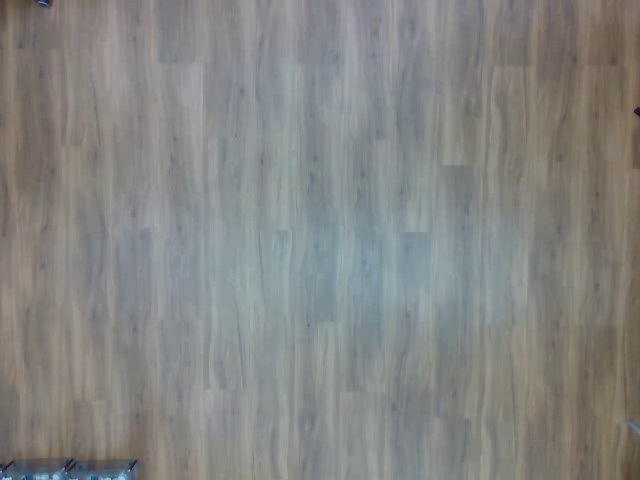
#> input picture frame 90 of Background.mp4, 640 x 480 px
$ python GrabCutTrainingDataGeneration.py
#> lines starting #> are read from the running program, lines starting #| are printed output that depends on the picture; pictures that were not available may be replaced by others from this repository, and a replacement may not be noted
### Functions.py
import numpy as np
import cv2
import alphashape as ash

def CHI(thresh, passes, cutoff):
    for i in range(1, passes):
        # Find contours of binary image
        contours, hierarchy = cv2.findContours(thresh, cv2.RETR_EXTERNAL, cv2.CHAIN_APPROX_SIMPLE)
        # Create hull array for convex hull points
        hull = []

        # Calculate points for each contour
        for i in range(len(contours)):
            # Creating convex hull object for each contour
            hull.append(cv2.convexHull(contours[i], False))

        # Create an empty black image
        drawing = np.zeros((thresh.shape[0], thresh.shape[1], 3), np.uint8)

        # Draw contours and hull points
        for i in range(len(contours)):
            color = (255, 255, 255)
            # Draw ith convex hull object and fill with white
            cv2.drawContours(drawing, hull, i, color, -1, 8)

        drawing = cv2.cvtColor(drawing, cv2.COLOR_BGR2GRAY)
        ref, thresh = cv2.threshold(drawing, cutoff, 255, cv2.THRESH_BINARY)

    return thresh, hull

def ArtFilt(img, min_size):
    # Find all your connected components
    nb_components, output, stats, centroids = cv2.connectedComponentsWithStats(img, connectivity=8)
    sizes = stats[1:, -1];
    nb_components = nb_components - 1

    # Result
    img2 = np.zeros((output.shape))
    # For every component in the image, you keep it only if it's above min_size
    for i in range(0, nb_components):
        if sizes[i] >= min_size:
            img2[output == i + 1] = 255

    return img2

# [46 lines left out: functions ConvexHull, dist_calc, not called in this run]

def GrabCut(hull, img, dframe):
    # Create empty matrix for adding the different detected objects
    template = np.zeros(np.shape(dframe))

    # For every object detected in the hull, create a bounding box around that hull and preform GrabCut on it
    # Then merge all these GrabCut results
    for object in hull:
        xlist = []
        ylist = []
        for point in object:
            xlist.append(point[0][0])
            ylist.append(point[0][1])

        x = min(xlist)
        y = min(ylist)
        w = max(xlist) - x
        h = max(ylist) - y
        rect = (x, y, w, h)
        mask = np.zeros(img.shape[:2], np.uint8)
        bgdModel = np.zeros((1, 65), np.float64)
        fgdModel = np.zeros((1, 65), np.float64)
        if w != 0 and h != 0:
            cv2.grabCut(img, mask, rect, bgdModel, fgdModel, 5, cv2.GC_INIT_WITH_RECT)
            mask2 = np.where((mask == 2) | (mask == 0), 0, 1).astype('uint8')
            frame = img * mask2[:, :, np.newaxis]
            grayFrame = cv2.cvtColor(frame, cv2.COLOR_BGR2GRAY)
            th, dframe = cv2.threshold(grayFrame, 1, 255, cv2.THRESH_BINARY)

            template = np.add(template, dframe)

    return template

# [132 lines left out: functions GrabCutPixel, ChannelSplit, RGBConvexHull, HullCombine, AlphaHull, not called in this run]

### GrabCutTrainingDataGeneration.py
import numpy as np
import cv2
from skimage import data, filters
import Functions as func

# Open Video
cap = cv2.VideoCapture("2.mp4")
bg = cv2.VideoCapture('Background.mp4')

frameWidth = int(cap.get(3))
frameHeight = int(cap.get(4))

rawOut = cv2.VideoWriter('raw.mp4', cv2.VideoWriter_fourcc('M','J','P','G'), 10, (frameWidth, frameHeight))
truthOut = cv2.VideoWriter('truth.mp4', cv2.VideoWriter_fourcc('M','J','P','G'), 10, (frameWidth, frameHeight))

# Randomly select 25 frames
frameIds = bg.get(cv2.CAP_PROP_FRAME_COUNT) * np.random.uniform(size=25)
# Store selected frames in an array
frames = []
for fid in frameIds:
    cap.set(cv2.CAP_PROP_POS_FRAMES, fid)
    ret, frame = bg.read()
    frames.append(frame)
#> this loop made 25 passes
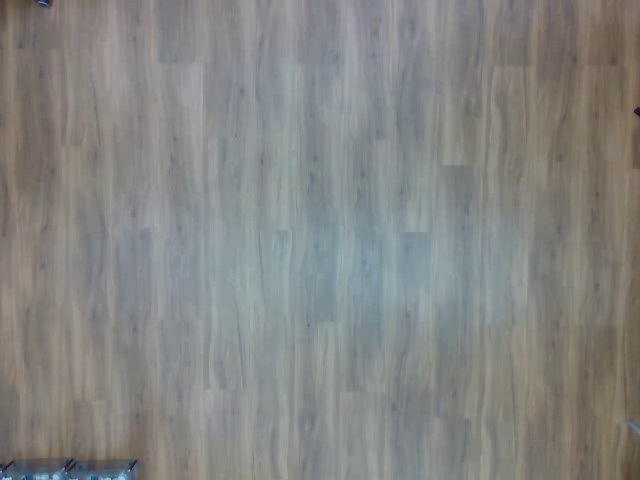
#> input picture frame 90 of Background.mp4, 640 x 480 px
#> after the loop, frames = 25 items

# Calculate the median along the time axis
medianFrame = np.median(frames, axis=0).astype(dtype=np.uint8)

# Reset frame number to 0
cap.set(cv2.CAP_PROP_POS_FRAMES, 0)

# Convert background to grayscale
grayMedianFrame = cv2.cvtColor(medianFrame, cv2.COLOR_BGR2GRAY)

# Loop over all frames
ret = True
while True:

  # Read frame
  ret, frame = cap.read()

  if ret:
    # Convert current frame to grayscale
    gframe = cv2.cvtColor(frame, cv2.COLOR_BGR2GRAY)
    # Calculate absolute difference of current frame and
    # the median frame
    dframe = cv2.absdiff(gframe, grayMedianFrame)
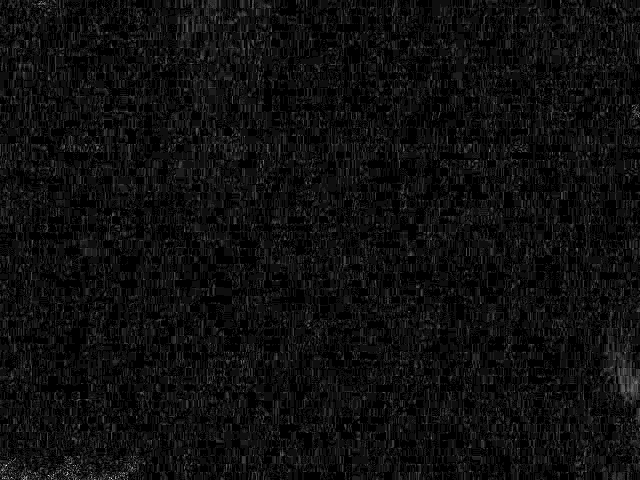
#> dframe: shape (480, 640); min 0, max 17, mean 0.962; drawn with min black and max white
    # Treshold to binarize
    th, dframe = cv2.threshold(dframe, 40, 255, cv2.THRESH_BINARY)
#> dframe: shape (480, 640); every value is 0
    # Do 2 passes to create a filled in convex hull of all moving objects
    hullframe, hull = func.CHI(dframe, 3, 50)
#> hull = []
    # Remove small artifacts created by the background subtraction
    noArtframe = func.ArtFilt(hullframe, 300)
#> in ArtFilt, `nb_components, output, stats, centroids = cv2.connectedComponentsWithS..`: output: shape (480, 640) int32; every value is 0
#> in ArtFilt, `nb_components, output, stats, centroids = cv2.connectedComponentsWithS..`: nb_components = 1; stats = [[0, 0, 640, 480, 307200]]; centroids = [[319.5, 239.5]]
#> in ArtFilt, `sizes = stats[1:, -1];`: sizes = empty array
#> in ArtFilt, `nb_components = nb_components - 1`: nb_components = 0
#> after the loop in ArtFilt, `for i in range(0, nb_components):`: img2: shape (480, 640) float64; every value is 0

    GrabCutFrame = func.GrabCut(hull, frame, dframe)

    rawOut.write(frame)
    truthOut.write(GrabCutFrame)

  else:
      break

rawOut.release()
truthOut.release()

$ run again, starting later in the video
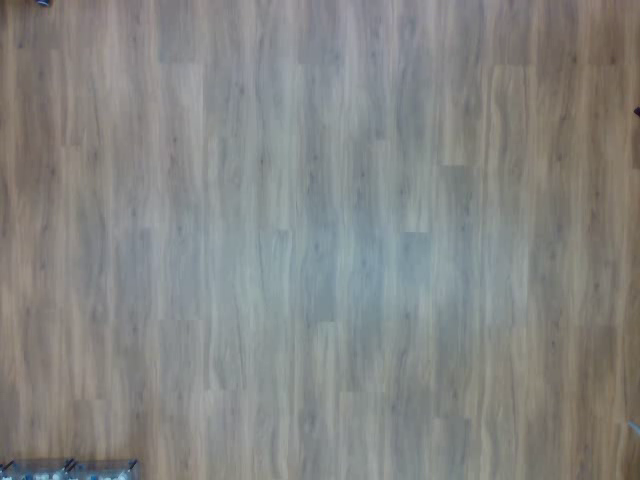
#> input picture frame 405 of Background.mp4, 640 x 480 px
#> the loop `for fid in frameIds:` made 25 passes
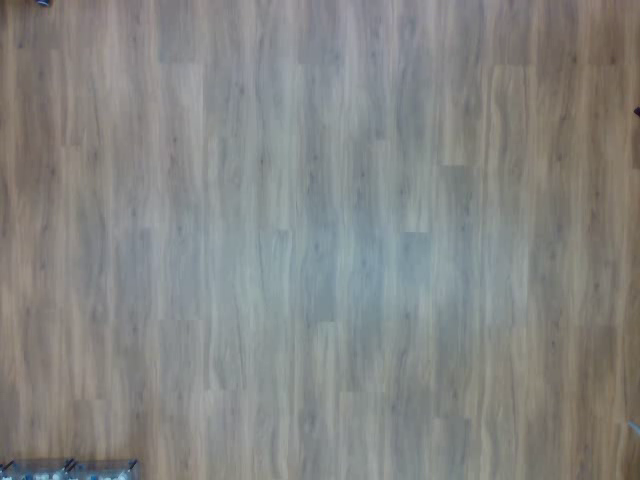
#> input picture frame 405 of Background.mp4, 640 x 480 px
#> after the loop `for fid in frameIds:`: frames = 25 items
#> `dframe = cv2.absdiff(gframe, grayMedianFrame)`:
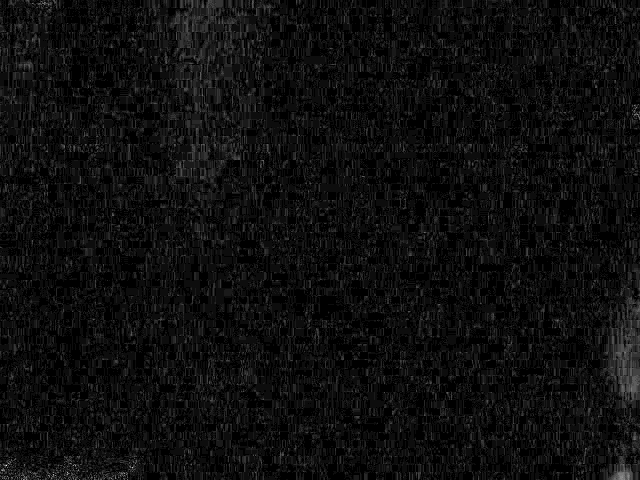
#> dframe: shape (480, 640); min 0, max 19, mean 1.07; drawn with min black and max white
#> hull = []
#> output: shape (480, 640) int32; every value is 0
#> in ArtFilt, `nb_components, output, stats, centroids = cv2.connectedComponentsWithS..`: nb_components = 1; stats = [[0, 0, 640, 480, 307200]]; centroids = [[319.5, 239.5]]
#> sizes = empty array
#> in ArtFilt, `nb_components = nb_components - 1`: nb_components = 0

$ run again, starting later in the video
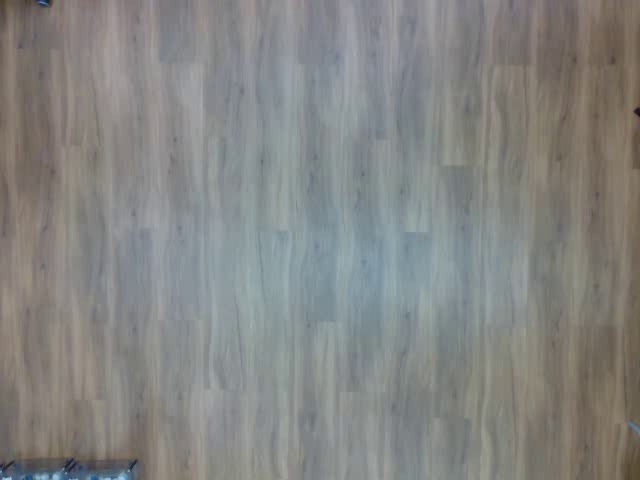
#> input picture frame 720 of Background.mp4, 640 x 480 px
#> the loop `for fid in frameIds:` made 25 passes
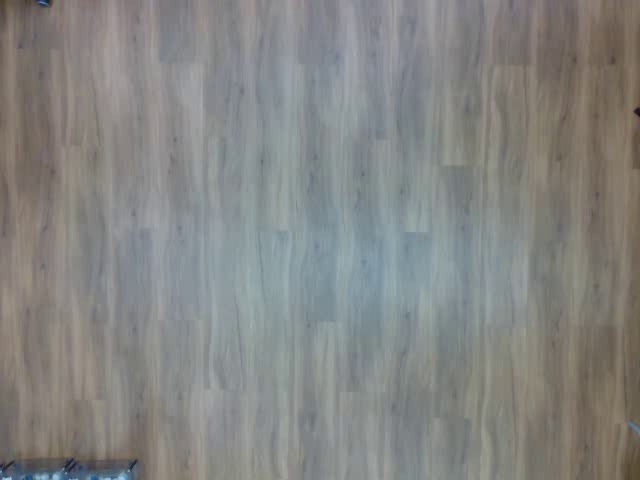
#> input picture frame 720 of Background.mp4, 640 x 480 px
#> after the loop `for fid in frameIds:`: frames = 25 items
#> `dframe = cv2.absdiff(gframe, grayMedianFrame)`:
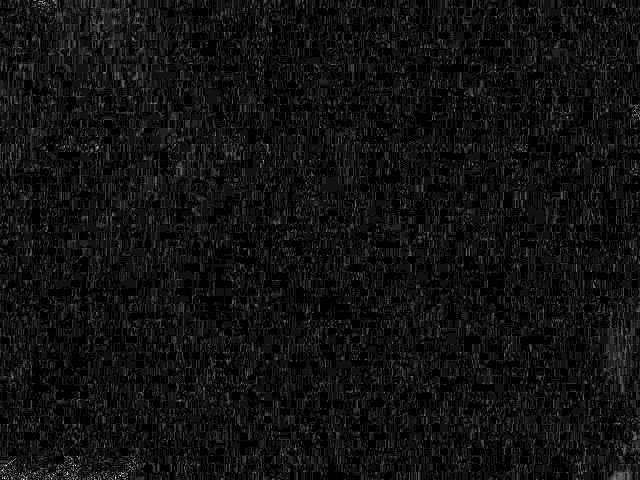
#> dframe: shape (480, 640); min 0, max 15, mean 0.996; drawn with min black and max white
#> hull = []
#> output: shape (480, 640) int32; every value is 0
#> in ArtFilt, `nb_components, output, stats, centroids = cv2.connectedComponentsWithS..`: nb_components = 1; stats = [[0, 0, 640, 480, 307200]]; centroids = [[319.5, 239.5]]
#> sizes = empty array
#> in ArtFilt, `nb_components = nb_components - 1`: nb_components = 0
